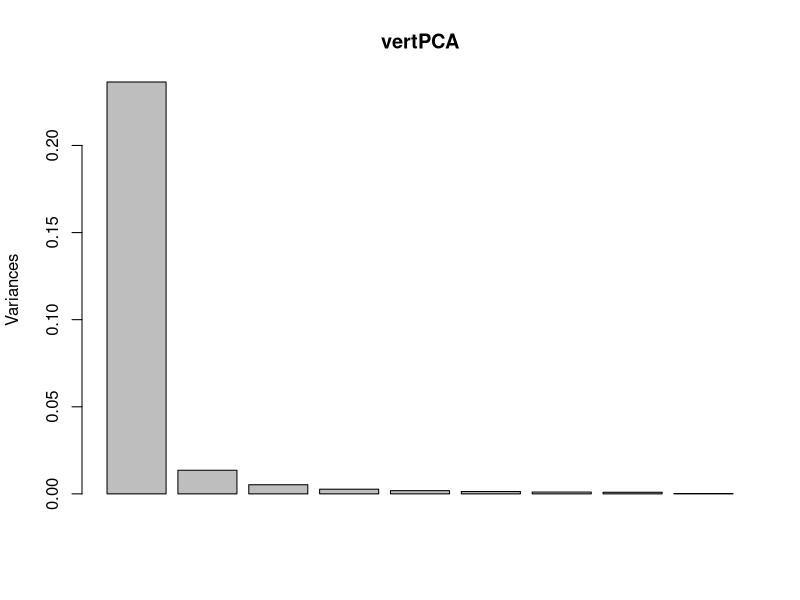
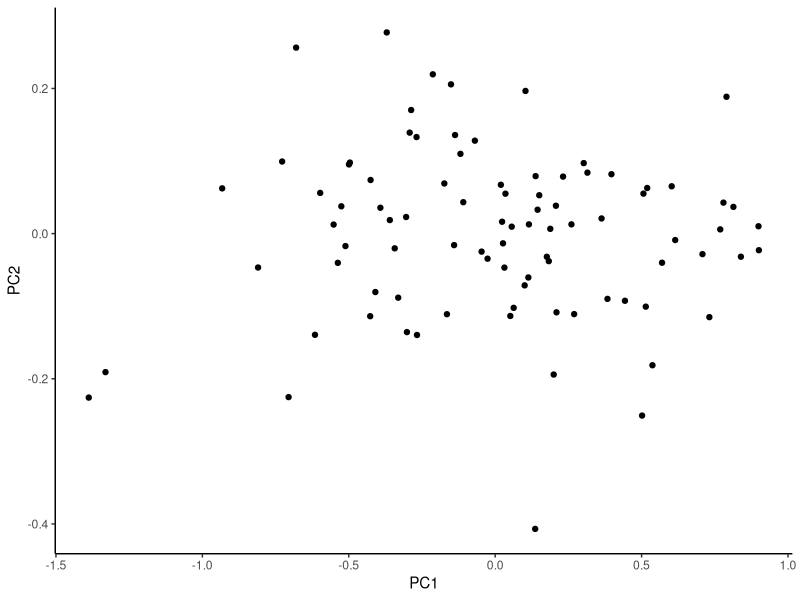
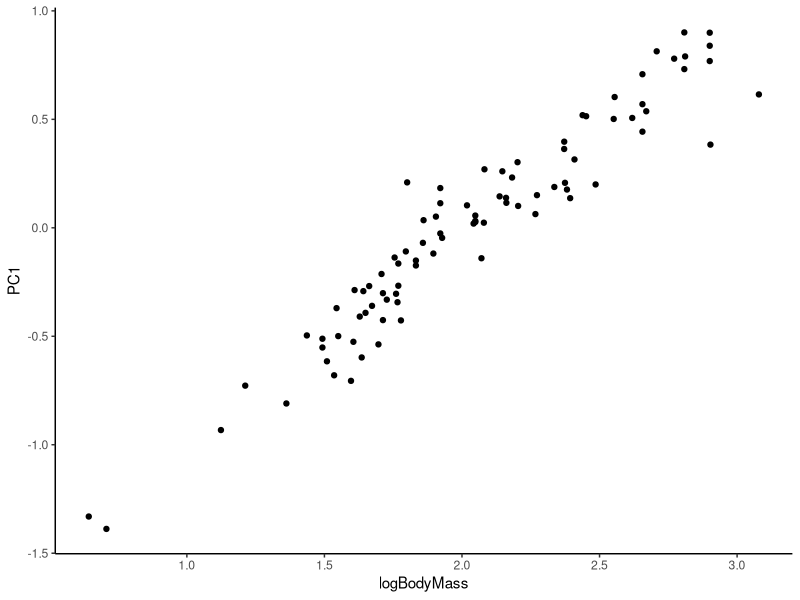
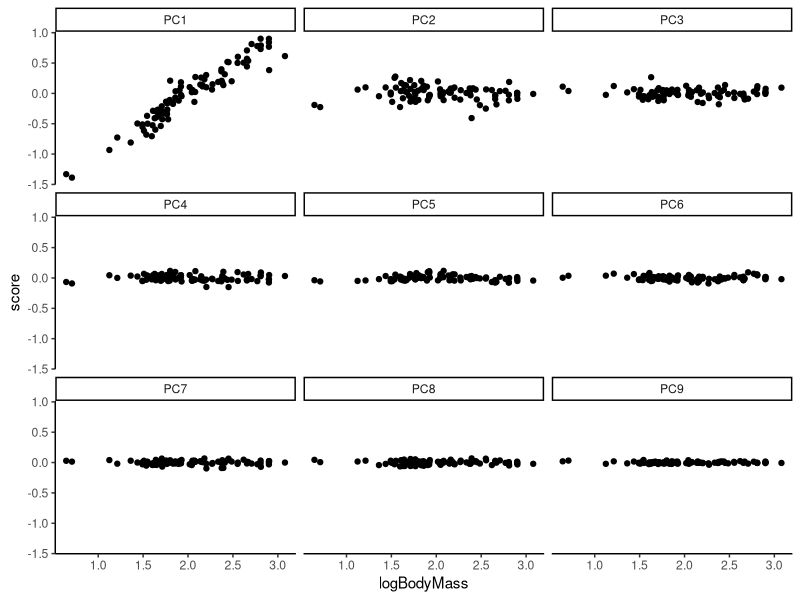
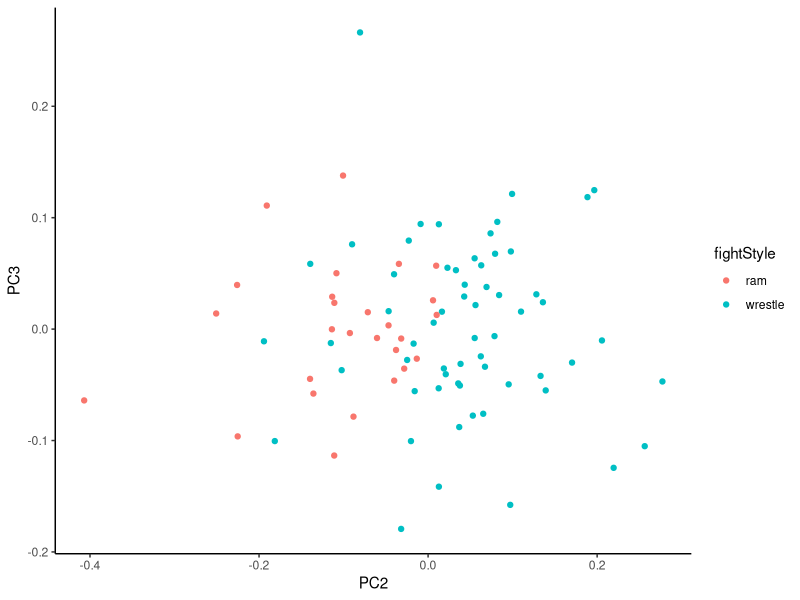
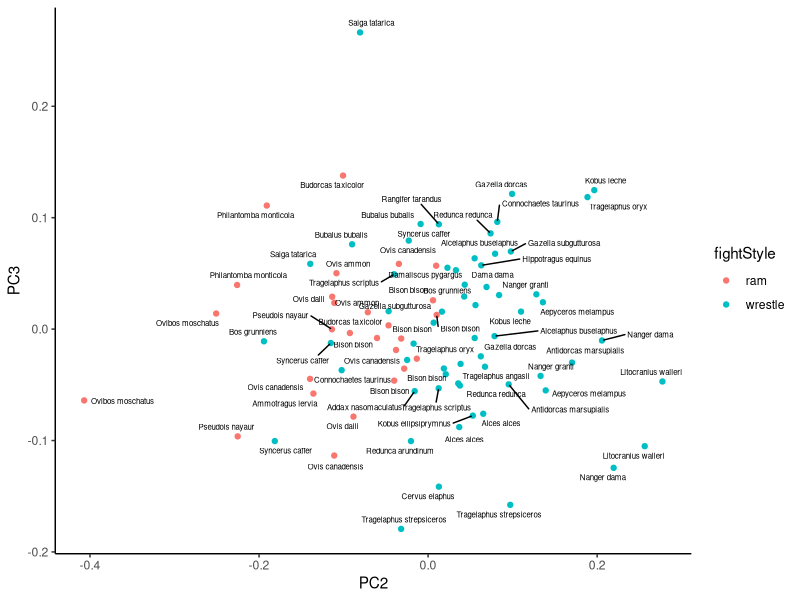
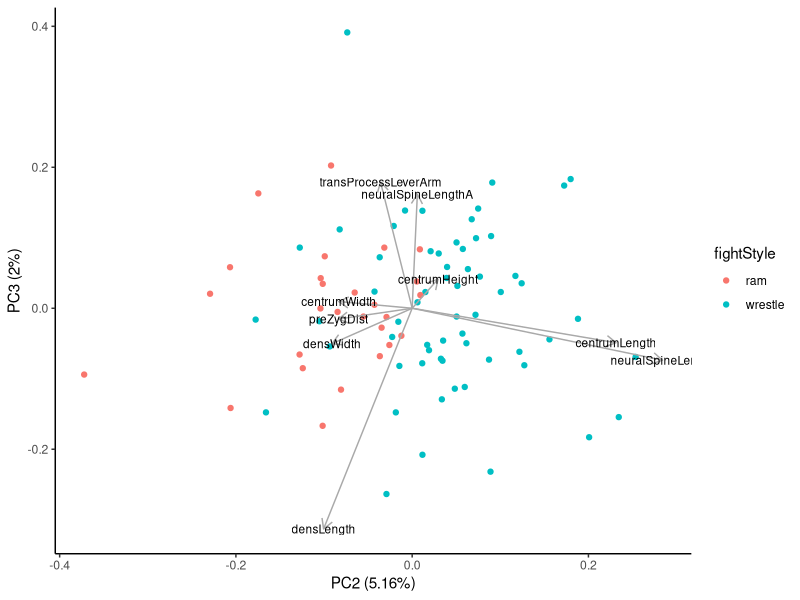
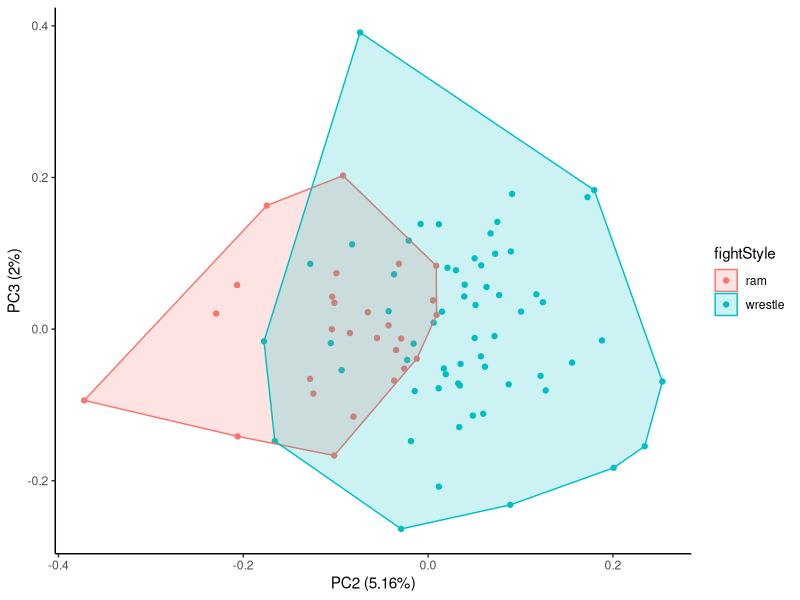

These figures' R source, in order:
## ---- chunk 1
knitr::opts_chunk$set(echo = TRUE)
## ---- chunk 2
library(tidyverse)
library(ggrepel)
## ---- chunk 3
vertData_tbl <- as_tibble(read.csv("ruminant_vert_morph_data.csv"))

vertData_tbl
## ---- chunk 4
vertData_tbl %>%  # take our vertData_tbl 'and then' do the following:
  select(-X,-type, logBMSS) %>%  #remove columns we don't need for PCA
  filter(!is.na(value)) %>%  #remove NAs -- not necessary, prcomp will handle it, but nice to do
  filter(vertebra == 'C2') %>% #filter the data by row so that we're using just the measurements from the second cervical vertebra (C2)
  mutate(measureName = str_replace_all( #add a new column with full names of measurements for non-morphologists
    measure,
    c("CH" = "centrumHeight", 
      "CL" = "centrumLength", 
      "CW" = "centrumWidth",
      "DL" = "densLength",
      "DW" = "densWidth",
      "NSL" = "neuralSpineLength",
      "NSLA" = "neuralSpineLeverArm",
      "preZD" = "preZygDist",
      "TPLA" = "transProcessLeverArm"
      )
  )) 
## ---- chunk 5
vertData <-
  vertData_tbl %>%  #all the same stuff as above, but now saving it as a new tibble
  select(-X, -type, logBMSS) %>%
  filter(!is.na(value)) %>%
  filter(vertebra == 'C2') %>% #
  mutate(measureName = str_replace_all(measure,
    c(
      "CH" = "centrumHeight",
      "CL" = "centrumLength",
      "CW" = "centrumWidth",
      "DL" = "densLength",
      "DW" = "densWidth",
      "NSL" = "neuralSpineLength",
      "NSLA" = "neuralSpineLeverArm",
      "preZD" = "preZygDist",
      "TPLA" = "transProcessLeverArm"
    )
  )) %>%
  select(catNum, measureName,logValue, sex, spp, logBodyMass = logBMSS, fightStyle) #select columns we want in different order, rename body mass column

vertData #view the new tibble
## ---- chunk 6
wideData <- vertData %>% 
  spread(key = measureName, value = logValue) #now each specimen has its own row with 9 vertebral measurements

wideData
## ---- chunk 7
vertPCA <- prcomp(wideData[,6:14])
## ---- chunk 8
summary(vertPCA)
## ---- chunk 9
screeplot(vertPCA)
## ---- chunk 10
vertPCscores <- vertPCA$x %>% 
  as_tibble() %>% #convert PC scores (vertPCA$x) to tibble
  add_column(catNum = wideData$catNum) %>%  #add catalog numbers from df used for PCA (unique identifiers)
  right_join(wideData, by = 'catNum') %>% #rejoin the PC scores to wideData tibble
  select(catNum:fightStyle, PC1:PC9) #select name, sex, fighting style columns and PC scores

vertPCscores
## ---- chunk 11
 vertPCscores %>%   
  ggplot(aes(x = PC1, y = PC2)) +
  geom_point() +
  theme_classic()
## ---- chunk 12
vertPCscores %>%   
  ggplot(aes(x = logBodyMass, y = PC1)) +
  geom_point() +
  theme_classic()
## ---- chunk 13
vertPCscores %>% 
  gather(PC1:PC9, key = 'PC', value = "score") %>% #this is the opposite of spread; make a wide dataframe narrow
  ggplot(aes(logBodyMass, score)) +
  geom_point() +
  facet_wrap(vars(PC)) + #add a facet for each PC we want to look at
  theme_classic()
## ---- chunk 14
vertPCscores %>%   
  ggplot(aes(x = PC2, y = PC3)) +
  geom_point(aes(colour = fightStyle)) +
  theme_classic()
## ---- chunk 15
vertPCscores %>%   
  ggplot(aes(x = PC2, y = PC3)) +
  geom_point(aes(colour = fightStyle)) +
  theme_classic() +
  geom_text_repel(aes(label = spp), size = 2) #the labels are messy but at this stage they can help you ID outliers, examine trends, etc
## ---- chunk 16
library(ggfortify)
## ---- chunk 17
autoplot(
  vertPCA, #use the PCA object
  data = wideData, #and the dataframe we made the PCA object from
  col = "fightStyle", #color by fighting style
  x = 2, #choose which PCs we want to plot on which axes -- the default will be PC1 vs PC2
  y = 3,
  loadings = TRUE, #add variable loadings and label them, adjust colors and sizes for best visual
  loadings.label = TRUE,
  loadings.colour = "darkgray",
  loadings.label.colour = "black",
  loadings.label.size = 3
) +
  theme_classic() # I just really prefer the classic theme for visual simplicity
## ---- chunk 18
autoplot(
  vertPCA, #use the PCA object
  data = wideData, #and the dataframe we made the PCA object from
  col = "fightStyle", #color by fighting style
  x = 2, #choose which PCs we want to plot on which axes -- the default will be PC1 vs PC2
  y = 3,
  frame = TRUE,
  frame.type = "convex"
) +
  theme_classic()
## ---- chunk 19
summary(lm(PC2 ~ fightStyle, data = vertPCscores))
## ---- chunk 20
vertPCscores %>%   
  ggplot(aes(x = fightStyle, y = PC2)) +
  geom_boxplot() +
  theme_classic()
## ---- chunk 21
autoplot(
  vertPCA, #use the PCA object
  data = wideData, #and the dataframe we made the PCA object from
  col = "fightStyle", #color by fighting style
  x = 2, #choose which PCs we want to plot on which axes -- the default will be PC1 vs PC2
  y = 3,
  loadings = TRUE, #add variable loadings and label them, adjust colors and sizes for best visual
  loadings.label = TRUE,
  loadings.colour = "darkgray",
  loadings.label.colour = "black",
  loadings.label.size = 3
) +
  theme_classic() # I just really prefer the classic theme for visual simplicity
## ---- chunk 22
vertPCA$rotation
